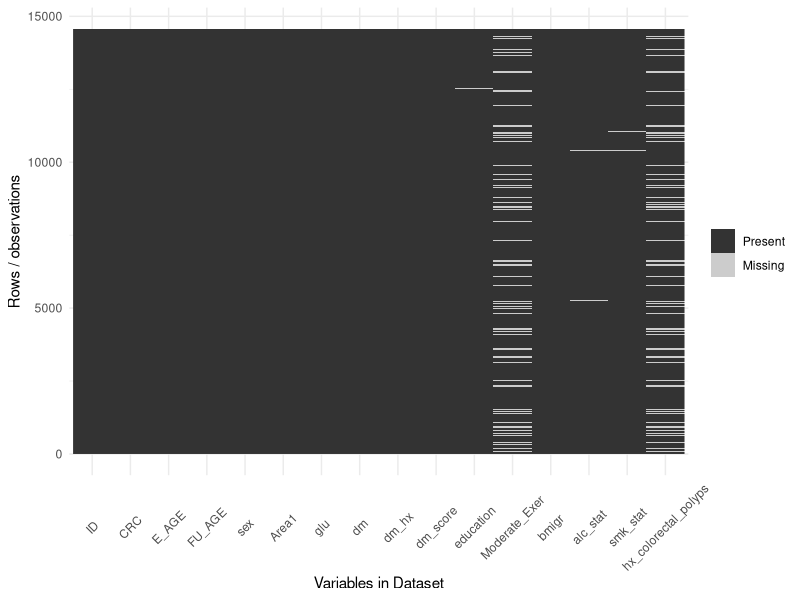
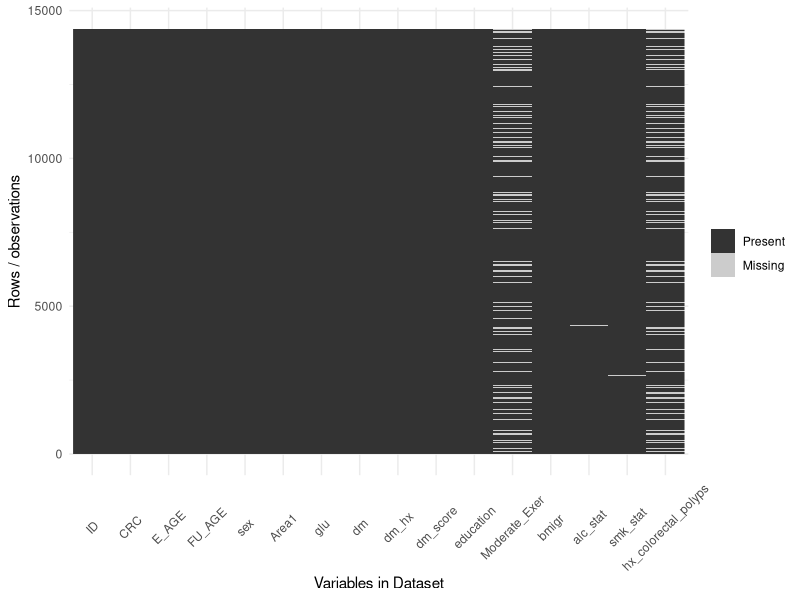
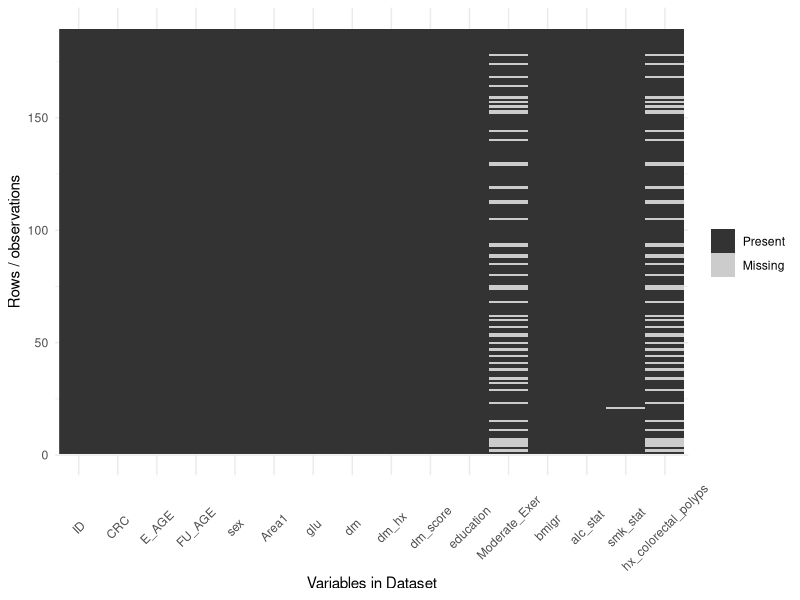
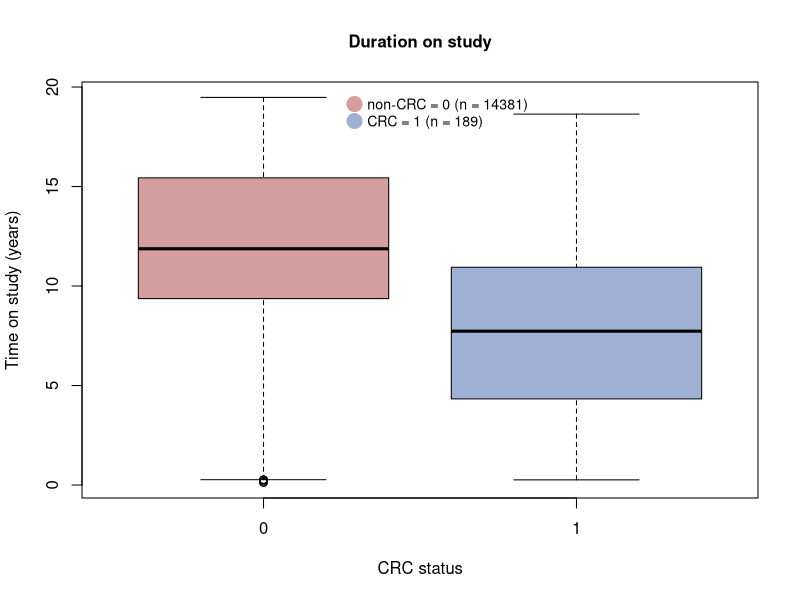
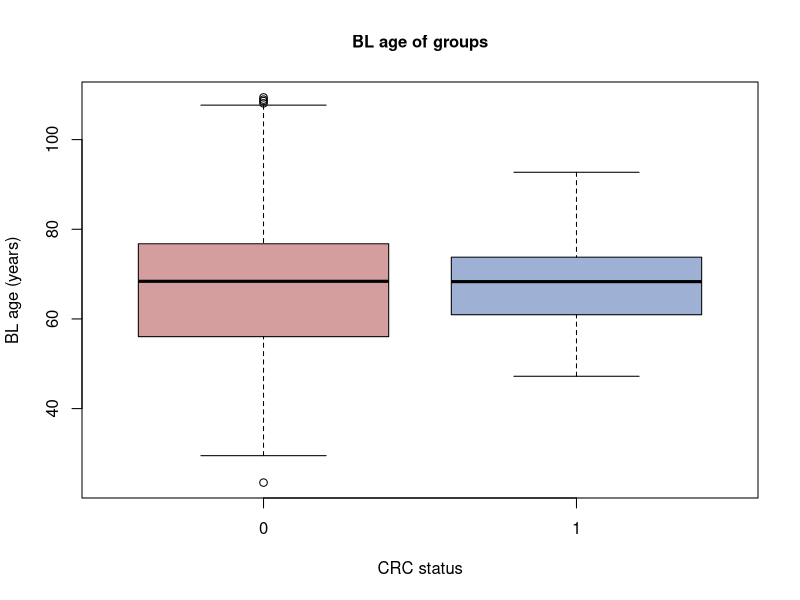

Recreate these plots in R, in order.
library(dplyr)
library(caret)
library(ggplot2)

### Set up data ----------------------------------------------------------------
data = read.csv("datasets/KMCC DM CRC.csv")

# setting factor variables
var_ind = c(2,5,6,8,9,10,11,12,13,14,15,16)
for(i in 1:length(var_ind)){
  data[,var_ind[i]] = as.factor(data[,var_ind[i]])
}
new_data = data
miss_var_ind = c(11,12,14,15,16)
# if certain column values = 6 or 9, then replace the value with an NA
new_data[, miss_var_ind][new_data[,miss_var_ind] == 6 | 
                           new_data[,miss_var_ind] == 9] = NA
# time on study
time_on_study = data$FU_AGE - data$E_AGE

### Checking for missingness ---------------------------------------------------

ggplot_missing = function(x){
  if(!require(reshape2)){warning('you need to install reshape2')} 
  require(reshape2)
  require(ggplot2)
  # This function produces a plot of the missing data pattern
  # in x. It is a modified version of a function in the 'neato' package
  x %>%
    is.na %>%
    melt %>% ggplot(data = .,
                    aes(x = Var2,
                        y = Var1)) +
    geom_raster(aes(fill = value)) + 
    scale_fill_grey(name = "", labels = c("Present","Missing")) + 
    theme_minimal() +
    theme(axis.text.x = element_text(angle=45, vjust=0.5)) + 
    labs(x = "Variables in Dataset",
         y = "Rows / observations")
} 
ggplot_missing(new_data) # Moderate_Exer and hx_colorectal_polyps have majority missing
sum(is.na(new_data$Moderate_Exer)) #num of missing Moderate_Exer values = 2436
sum(is.na(new_data$hx_colorectal_polyps)) # num of missing hx values = 2277

### Summary stats --------------------------------------------------------------

not_new = new_data%>% filter(CRC == 0)
crc_new = new_data%>% filter(CRC == 1)

ggplot_missing(not_new)
ggplot_missing(crc_new)

par(cex.main=1)
boxplot(time_on_study~CRC,data=new_data,
        main="Duration on study",
        col = c(rgb(0.83, 0.62, 0.62), rgb(0.62, 0.69, 0.83)),
        xlab="CRC status", ylab="Time on study (years)")
# Add a legend
legend(1.25, 20,legend = c("non-CRC = 0 (n = 14381)","CRC = 1 (n = 189)") , 
       col = c(rgb(0.83, 0.62, 0.62), rgb(0.62, 0.69, 0.83)), 
       bty = "n", pch=20 , pt.cex = 3, cex = 0.85, 
       horiz = FALSE, inset = c(0.03, 0.1))

### Graphs and figures of our analyzed data ------------------------------------

# remove observations with missing values
me_miss_ind = which(is.na(new_data$Moderate_Exer))
hx_miss_ind = which(is.na(new_data$hx_colorectal_polyps))
ed_miss_ind = which(is.na(new_data$education))
alc_miss_ind = which(is.na(new_data$alc_stat))
smk_miss_ind = which(is.na(new_data$smk_stat))
all_miss_ind = unique(c(me_miss_ind, hx_miss_ind, 
                        ed_miss_ind, alc_miss_ind, smk_miss_ind))
all_missing_data = new_data[all_miss_ind,]

# finalized dataset we are working with for modeling
remain_data = (new_data[-all_miss_ind,])[,-1]
remain0_data = remain_data %>% filter(CRC == 0)
remain1_data = remain_data %>% filter(CRC == 1)
cor(remain_data[,c(2,3,6)])

par(cex.main=1)
boxplot(FU_AGE~CRC,data=remain_data,
        main="BL age of groups",
        col = c(rgb(0.83, 0.62, 0.62), rgb(0.62, 0.69, 0.83)),
        xlab="CRC status", ylab="BL age (years)")
# Add a legend
legend(1.25, 20,legend = c("non-CRC = 0 (n = 14381)","CRC = 1 (n = 189)") , 
       col = c(rgb(0.83, 0.62, 0.62), rgb(0.62, 0.69, 0.83)), 
       bty = "n", pch=20 , pt.cex = 3, cex = 0.85, 
       horiz = FALSE, inset = c(0.03, 0.1))
